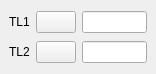
<?xml version="1.0" encoding="UTF-8"?>
<ui version="4.0">
 <class>MeasureGUI_2Sel_Frame_QTD</class>
 <widget class="QWidget" name="MeasureGUI_2Sel_Frame_QTD">
  <property name="geometry">
   <rect>
    <x>0</x>
    <y>0</y>
    <width>156</width>
    <height>74</height>
   </rect>
  </property>
  <property name="sizePolicy">
   <sizepolicy hsizetype="Preferred" vsizetype="Expanding">
    <horstretch>0</horstretch>
    <verstretch>0</verstretch>
   </sizepolicy>
  </property>
  <property name="windowTitle">
   <string/>
  </property>
  <layout class="QGridLayout">
   <property name="margin">
    <number>0</number>
   </property>
   <property name="spacing">
    <number>6</number>
   </property>
   <item row="0" column="0">
    <widget class="QFrame" name="Frame">
     <layout class="QGridLayout">
      <property name="margin">
       <number>9</number>
      </property>
      <property name="spacing">
       <number>6</number>
      </property>
      <item row="1" column="2">
       <widget class="QLineEdit" name="LineEdit2"/>
      </item>
      <item row="1" column="1">
       <widget class="QPushButton" name="PushButton2">
        <property name="sizePolicy">
         <sizepolicy hsizetype="Fixed" vsizetype="Fixed">
          <horstretch>0</horstretch>
          <verstretch>0</verstretch>
         </sizepolicy>
        </property>
        <property name="text">
         <string/>
        </property>
       </widget>
      </item>
      <item row="0" column="0">
       <widget class="QLabel" name="TextLabel1">
        <property name="sizePolicy">
         <sizepolicy hsizetype="Fixed" vsizetype="Fixed">
          <horstretch>0</horstretch>
          <verstretch>0</verstretch>
         </sizepolicy>
        </property>
        <property name="text">
         <string>TL1</string>
        </property>
        <property name="wordWrap">
         <bool>false</bool>
        </property>
       </widget>
      </item>
      <item row="0" column="1">
       <widget class="QPushButton" name="PushButton1">
        <property name="sizePolicy">
         <sizepolicy hsizetype="Fixed" vsizetype="Fixed">
          <horstretch>0</horstretch>
          <verstretch>0</verstretch>
         </sizepolicy>
        </property>
        <property name="text">
         <string/>
        </property>
       </widget>
      </item>
      <item row="1" column="0">
       <widget class="QLabel" name="TextLabel2">
        <property name="sizePolicy">
         <sizepolicy hsizetype="Fixed" vsizetype="Fixed">
          <horstretch>0</horstretch>
          <verstretch>0</verstretch>
         </sizepolicy>
        </property>
        <property name="text">
         <string>TL2</string>
        </property>
        <property name="wordWrap">
         <bool>false</bool>
        </property>
       </widget>
      </item>
      <item row="0" column="2">
       <widget class="QLineEdit" name="LineEdit1"/>
      </item>
     </layout>
    </widget>
   </item>
  </layout>
 </widget>
 <layoutdefault spacing="6" margin="11"/>
 <pixmapfunction>qPixmapFromMimeSource</pixmapfunction>
 <tabstops>
  <tabstop>PushButton1</tabstop>
  <tabstop>LineEdit1</tabstop>
  <tabstop>PushButton2</tabstop>
  <tabstop>LineEdit2</tabstop>
 </tabstops>
 <resources/>
 <connections/>
</ui>
